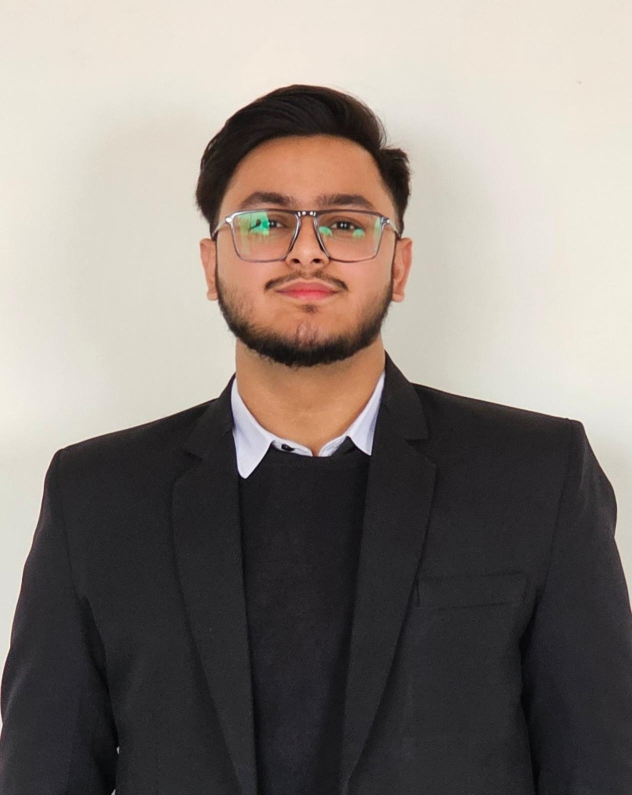
#> input picture assets/profile.jpg, 1264 x 1590 px (shown at 1/2 size)
$ python make_ascii.py
#> lines starting #> are read from the running program, lines starting #| are printed output that depends on the picture
from pathlib import Path

# pyrefly: ignore [missing-import]
from PIL import Image

ROOT = Path(__file__).resolve().parents[2]

INPUT = ROOT / "assets" / "profile.jpg"
OUTPUT = ROOT / "assets" / "ascii.txt"

ASCII = "@%#*+=-:. "

image = Image.open(INPUT).convert("L")
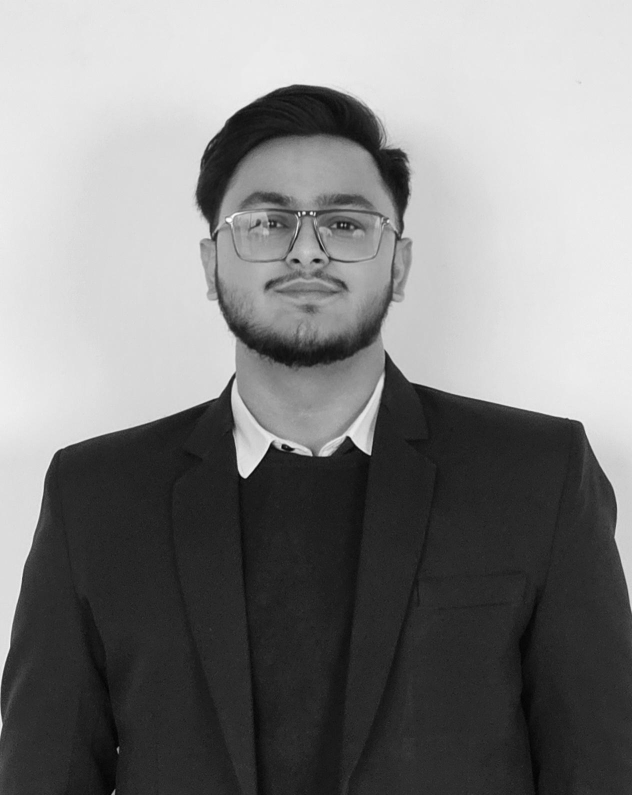
#> image: PIL image 1264x1590 L (shown at 1/2 size); min 0, max 255, mean 128.2

WIDTH = 80

w, h = image.size
#> w = 1264; h = 1590
ratio = h / w
#> ratio = 1.26

HEIGHT = int(WIDTH * ratio * 0.55)
#> HEIGHT = 55

image = image.resize((WIDTH, HEIGHT))
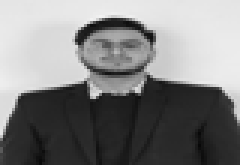
#> image: PIL image 80x55 L (shown 3 times larger); min 8, max 242, mean 128.2

pixels = image.load()

lines = []

for y in range(HEIGHT):
    line = ""

    for x in range(WIDTH):
        value = pixels[x, y]
        index = value * (len(ASCII) - 1) // 255
        line += ASCII[index]

    lines.append(line)
#> after the loop, lines = 55 items

OUTPUT.write_text("\n".join(lines), encoding="utf-8")

print(f"Generated: {OUTPUT}")
